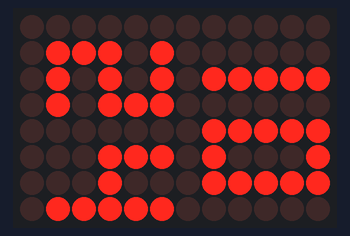
A sketch run on a simulated Arduino Uno R4 WiFi. On the bench: 12×8 LED matrix. WiFi joins after 1.5 s; servers stay silent unless stated; network time is answered at once with the bench clock; the local clock reads 2024-03-15 10:24:30 at power-on unless the sketch sets it; not simulated (calls return 0 or success): arduino_secrets.h; what the sketch prints to the serial monitor is not drawn.

Above: at 1.6 s.
At 16.6 s:
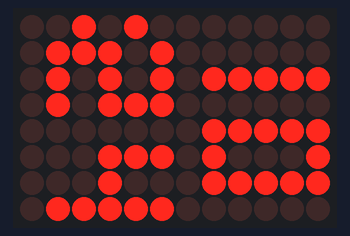
At 33.6 s:
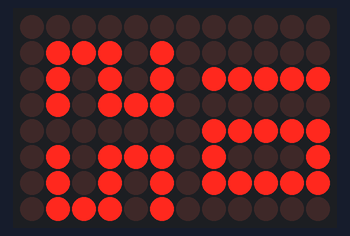
At 64.6 s:
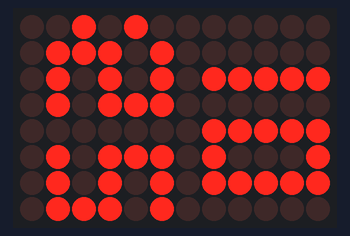
At 95.6 s:
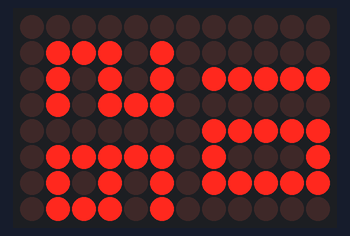
At 128.6 s:
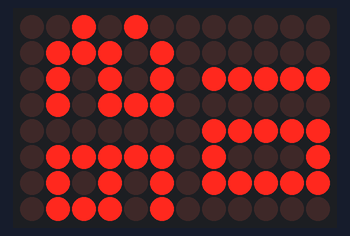

Measured:
- what the display in image 0 shows lasts 1.0 s, from 1.5 s to 2.5 s

The sketch:

RTC_SAMPLE2.ino
```cpp
#include "RTC.h"
#include "Arduino_LED_Matrix.h"
#include <WiFi.h>
#include <NTPClient.h>
#include <WiFiUdp.h>
#include "arduino_secrets.h"  // Include the secrets header

ArduinoLEDMatrix matrix;
WiFiUDP ntpUDP;

// Set time offset for Pacific Standard Time (PST)
// -28800 = UTC - 8 hours
// -25200 = UTC - 7 hours
int timeZoneOffset = -28800;

NTPClient timeClient(ntpUDP, "pool.ntp.org", timeZoneOffset, 60000);  // Sync every 60 seconds

byte Time[8][12] = {
  { 0, 0, 0, 0, 0, 0, 0, 0, 0, 0, 0, 0 },
  { 0, 0, 0, 0, 0, 0, 0, 0, 0, 0, 0, 0 },
  { 0, 0, 0, 0, 0, 0, 0, 0, 0, 0, 0, 0 },
  { 0, 0, 0, 0, 0, 0, 0, 0, 0, 0, 0, 0 },
  { 0, 0, 0, 0, 0, 0, 0, 0, 0, 0, 0, 0 },
  { 0, 0, 0, 0, 0, 0, 0, 0, 0, 0, 0, 0 },
  { 0, 0, 0, 0, 0, 0, 0, 0, 0, 0, 0, 0 },
  { 0, 0, 0, 0, 0, 0, 0, 0, 0, 0, 0, 0 }
};

byte Digits[5][30] = {
  { 1, 1, 1, 0, 0, 1, 1, 1, 1, 1, 1, 1, 1, 0, 1, 1, 1, 1, 1, 1, 1, 1, 1, 1, 1, 1, 1, 1, 1, 1 },
  { 1, 0, 1, 0, 0, 1, 0, 0, 1, 0, 0, 1, 1, 0, 1, 1, 0, 0, 1, 0, 0, 0, 0, 1, 1, 0, 1, 1, 0, 1 },
  { 1, 0, 1, 0, 0, 1, 1, 1, 1, 1, 1, 1, 1, 1, 1, 1, 1, 1, 1, 1, 1, 0, 0, 1, 1, 1, 1, 1, 1, 1 },
  { 1, 0, 1, 0, 0, 1, 1, 0, 0, 0, 0, 1, 0, 0, 1, 0, 0, 1, 1, 0, 1, 0, 0, 1, 1, 0, 1, 0, 0, 1 },
  { 1, 1, 1, 0, 0, 1, 1, 1, 1, 1, 1, 1, 0, 0, 1, 1, 1, 1, 1, 1, 1, 0, 0, 1, 1, 1, 1, 1, 1, 1 }
};
int currentSecond;
boolean secondsON_OFF = 1;
int hours, minutes, seconds, year, dayofMon;
String dayofWeek;
String monthNames[] = {"January", "February", "March", "April", "May", "June", "July", "August", "September", "October", "November", "December"};
String month;

void displayDigit(int d, int s_x, int s_y) {
  for (int i = 0; i < 3; i++)
    for (int j = 0; j < 5; j++)
      Time[i + s_x][11 - j - s_y] = Digits[j][i + d * 3];

  matrix.renderBitmap(Time, 8, 12);
}

// Function to convert epoch time to date and time
void convertEpochToDateTime(unsigned long epoch) {
  // Calculate basic time elements from epoch
  seconds = epoch % 60;
  epoch /= 60;
  minutes = epoch % 60;
  epoch /= 60;
  hours = epoch % 24;
  epoch /= 24;

  // Days since epoch
  int daysSinceEpoch = epoch;

  // Calculate year
  year = 1970;
  while (daysSinceEpoch >= 365) {
    if (year % 4 == 0) {  // Leap year
      if (daysSinceEpoch >= 366) {
        daysSinceEpoch -= 366;
        year++;
      } else {
        break;
      }
    } else {
      daysSinceEpoch -= 365;
      year++;
    }
  }

  // Calculate month and day of the month
  int daysInMonth[] = {31, (year % 4 == 0) ? 29 : 28, 31, 30, 31, 30, 31, 31, 30, 31, 30, 31};
  int monthIndex = 0;
  for (int i = 0; i < 12; i++) {
    if (daysSinceEpoch < daysInMonth[i]) {
      dayofMon = daysSinceEpoch + 1;
      monthIndex = i;
      break;
    } else {
      daysSinceEpoch -= daysInMonth[i];
    }
  }

  // Set the month name from monthNames array
  month = monthNames[monthIndex];
}

void setup() {
  Serial.begin(9600);
  matrix.begin();

  // Connect to WiFi using credentials from arduino_secrets.h
  WiFi.begin(SECRET_SSID, SECRET_PASS);
  while (WiFi.status() != WL_CONNECTED) {
    delay(1000);
    Serial.println("Connecting to WiFi...");
  }
  Serial.println("Connected to WiFi!");

  // Initialize NTP client with time zone offset
  timeClient.begin();
  timeClient.update();
}

void loop() {
  timeClient.update();  // Sync NTP periodically

  // Get the current epoch time and convert it to human-readable format
  unsigned long epochTime = timeClient.getEpochTime();
  convertEpochToDateTime(epochTime);

  // Display time on matrix
  if (seconds != currentSecond) {
    secondsON_OFF = !secondsON_OFF;
    displayDigit(hours / 10, 0, 0);
    displayDigit(hours % 10, 4, 0);
    displayDigit(minutes / 10, 1, 6);
    displayDigit(minutes % 10, 5, 6);

    Time[0][2] = secondsON_OFF;
    Time[0][4] = secondsON_OFF;
    currentSecond = seconds;
    matrix.renderBitmap(Time, 8, 12);
  }

  delay(1000);  // Refresh every second
}
```
